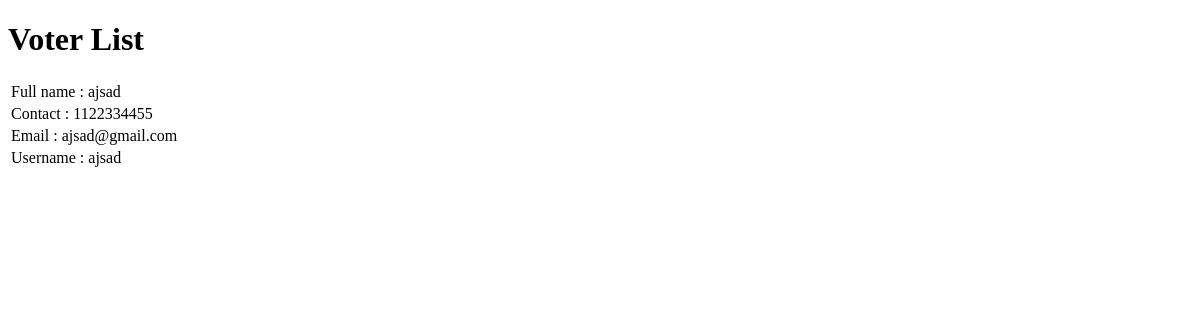
Page /voters_list/ on the earlier database version.
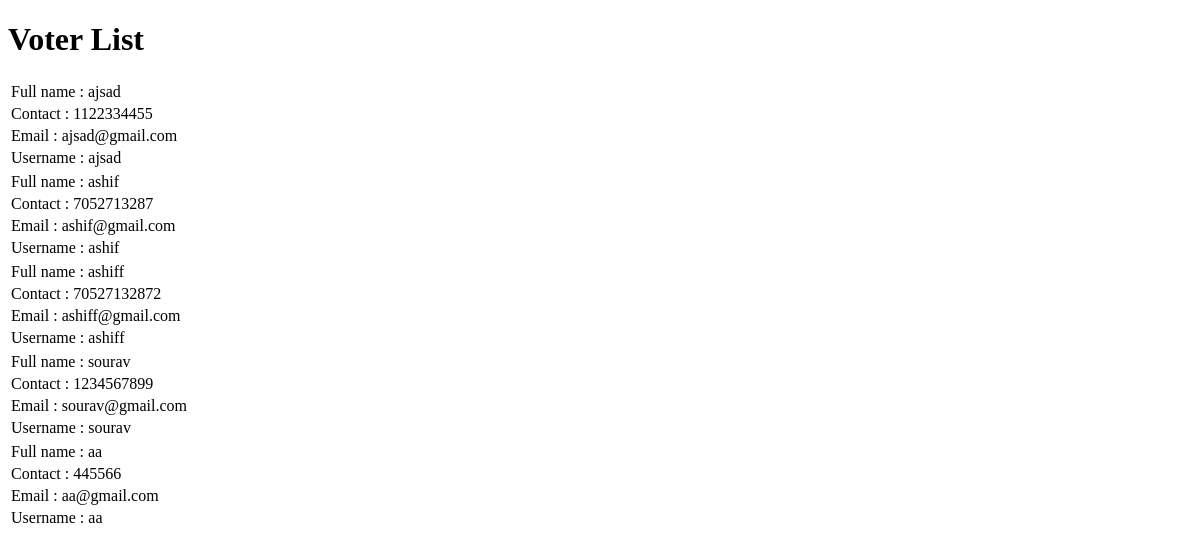
Same page on the later database version.
### vote/models.py (models this page shows, shortened)
class VoterReg(models.Model):
    fullname = models.CharField(max_length=100)
    contact = models.IntegerField()
    email = models.EmailField()
    username = models.CharField(max_length=20, unique=True)
    password = models.CharField(max_length=20)
    verified = models.BooleanField(default=False)  # Field to track verification status

### vote/views.py (the view)
# urls.py: path('voters_list/',views.voters_list,name='voters_list'),
def voters_list(request):
    data=VoterReg.objects.all()
    return render(request,'voters_list.html',{"data":data})

### vote/templates/voters_list.html (shortened to what this page needs)
<!DOCTYPE html>
<html lang="en">
<head>
</head>
<body>
    <h1>Voter List</h1>
    {% for i in data %}
    <table>
        <tr> <td> Full name : {{i.fullname}}</td></tr>
            <tr> <td>Contact : {{i.contact}}</td></tr>
                <tr> <td>Email : {{i.email}}</td></tr>
                    <tr> <td>Username : {{i.username}}</td></tr>
    </table>
    {% endfor %}
</body>
</html>

Differences in the rows shown:
added VoterReg: fullname "ashif", contact "7052713287", email "ashif@gmail.com", username "ashif"
added VoterReg: fullname "ashiff", contact "70527132872", email "ashiff@gmail.com", username "ashiff"
added VoterReg: fullname "sourav", contact "1234567899", email "sourav@gmail.com", username "sourav"
added VoterReg: fullname "aa", contact "445566", email "aa@gmail.com", username "aa"
